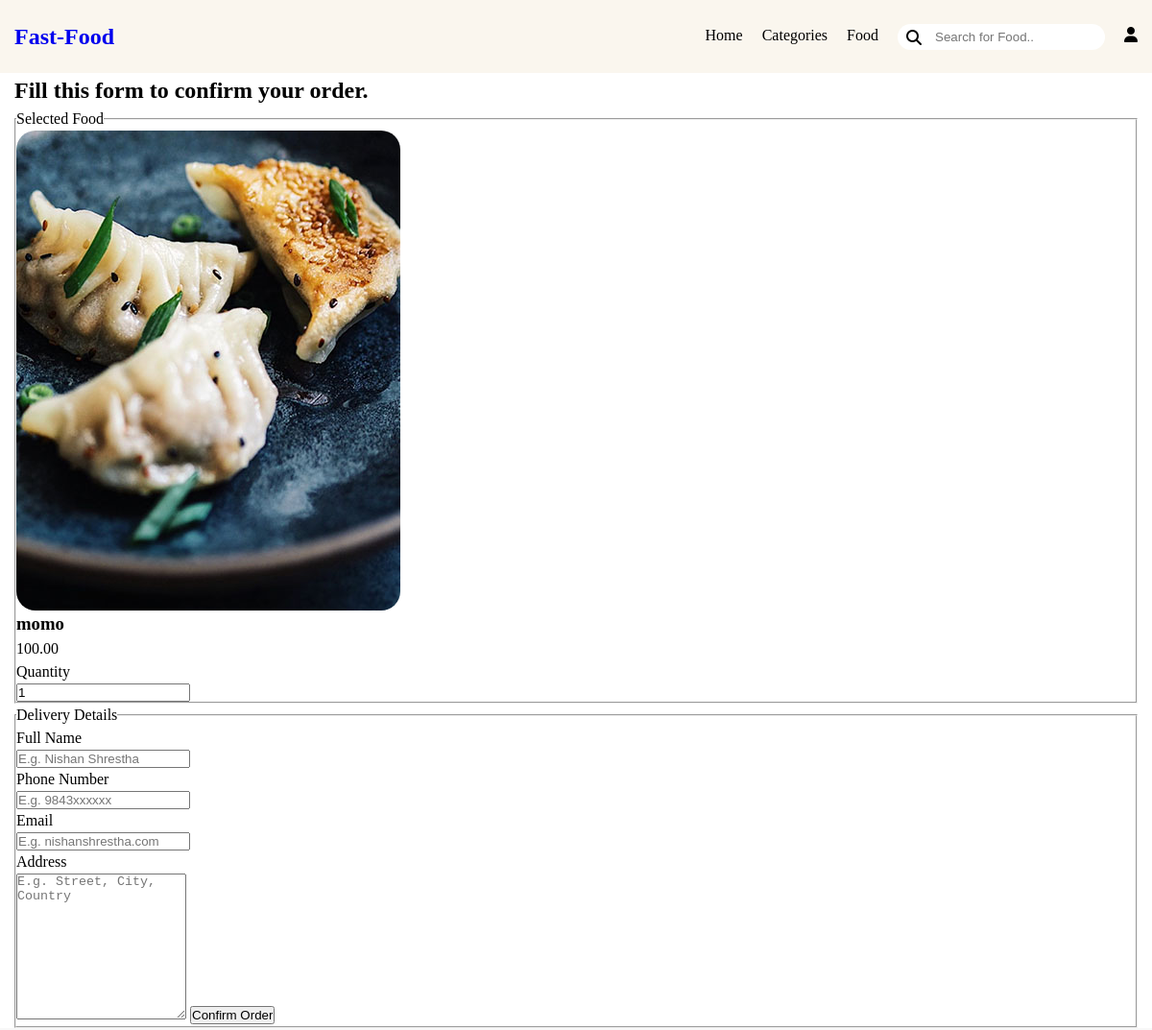
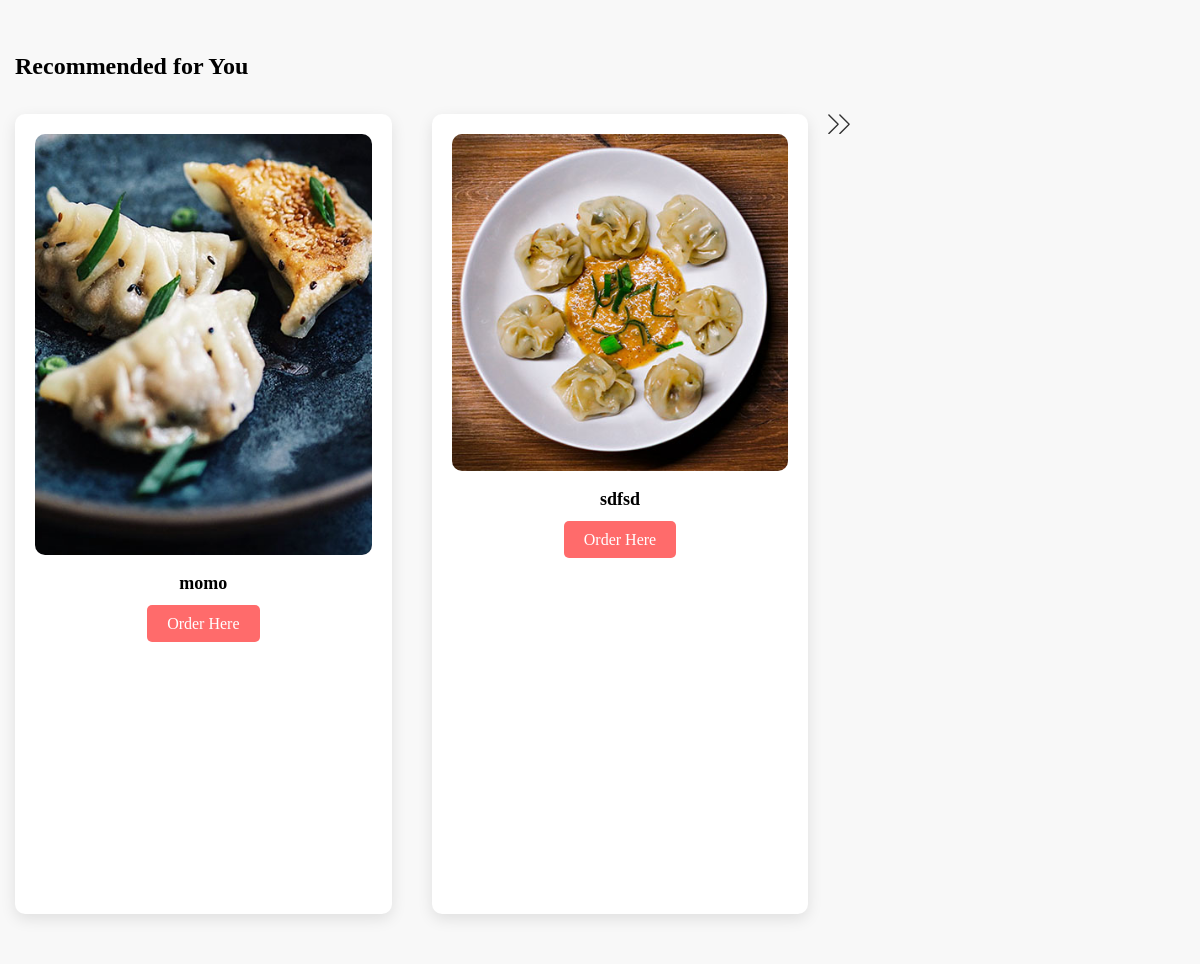
Screenshot of /food-order/order.php?food_id=20 with the database file from the repository (2 pictures, top to bottom).
### tables this page shows
CREATE TABLE `tbl_food` (
  `id` int(10) UNSIGNED NOT NULL,
  `title` varchar(100) NOT NULL,
  `description` text NOT NULL,
  `price` decimal(10,2) NOT NULL,
  `image_name` varchar(255) NOT NULL,
  `category_id` int(255) UNSIGNED NOT NULL,
  `featured` varchar(10) NOT NULL,
  `active` varchar(10) NOT NULL
);

### food-order/order.php (the view, shortened to what this page needs)
<?php
include('config/constants.php');
?>
<?php include('partials-front/menu.php')?>
<?php
if(isset($_GET['food_id'])){
    $food_id = $_GET['food_id'];
    $sql = "SELECT * FROM tbl_food WHERE id = '$food_id'";
    $res = mysqli_query($conn, $sql);
    $count = mysqli_num_rows($res);
    if($count == 1) {
        $row = mysqli_fetch_assoc($res);
        $title = $row['title'];
        $price = $row['price'];
        $image_name = $row['image_name'];
    } else {
        header('location:'.SITEURL.'index.php');
    }
    $sql_check_view = "SELECT * FROM tbl_views WHERE food_id = '$food_id'";
    $res_check_view = mysqli_query($conn, $sql_check_view);
    if(mysqli_num_rows($res_check_view) > 0){
        $sql_update_views = "UPDATE tbl_views SET view_count = view_count + 1 WHERE food_id = '$food_id'";
        mysqli_query($conn, $sql_update_views);
    }
    else{
        $user_id = 1;
        $sql_insert_view = "INSERT INTO tbl_views ( food_id, view_count) VALUES ( '$food_id', 1)";
        mysqli_query($conn, $sql_insert_view);
    }
}
else{
    header('location:'.SITEURL.'home.php');
}
?>
<section class="food-search">
    <div class="container">
        <h2 class="text-center text-white">Fill this form to confirm your order.</h2>
        <form action="" method="POST" class="order">
            <fieldset>
                <legend>Selected Food</legend>
                <div class="food-menu-img">
                    <?php
                    if(empty($image_name)) {
                        echo "<div class='error'>Image not available</div>";
                    } else {
                        ?>
                        <img src="<?php echo SITEURL; ?>images/food/<?php echo $image_name; ?>" alt="Food Image" class="img-responsive img-curve">
                        <?php
                    }
                    ?>
                </div>
                <div class="food-menu-desc">
                    <h3><?php echo isset($title) ? $title : ''; ?></h3>
                    <p class="food-price"><?php echo isset($price) ? $price : ''; ?></p>
                    <div class="order-label">Quantity</div>
                    <input type="number" name="qty" class="input-responsive" value="1" required>
                </div>
            </fieldset>
            <fieldset>
                <legend>Delivery Details</legend>
                <div class="order-label">Full Name</div>
                <input type="text" name="full-name" placeholder="E.g. Nishan Shrestha" class="input-responsive" required>
                <div class="order-label">Phone Number</div>
                <input type="tel" name="contact" placeholder="E.g. 9843xxxxxx" class="input-responsive" required>
                <div class="order-label">Email</div>
                <input type="email" name="email" placeholder="E.g. nishanshrestha.com" class="input-responsive" required>
                <div class="order-label">Address</div>
                <textarea name="address" rows="10" placeholder="E.g. Street, City, Country" class="input-responsive" required></textarea>
                <input type="submit" name="submit" value="Confirm Order" class="btn btn-primary">
            </fieldset>
        </form>
    </div>
</section>
<section class="food-recommend">
    <div class="container">
        <h2 class="text-center text-white">Recommended for You</h2>
        <div class="swiper-container">
            <div class="swiper-wrapper">
                <?php
                $sql_recommend = "SELECT f.* FROM tbl_food f
                                  JOIN tbl_views v ON f.id = v.food_id
                                   AND v.view_count >= 3
                                  ORDER BY v.view_count DESC LIMIT 5";
                $res_recommend = mysqli_query($conn, $sql_recommend);
                if(mysqli_num_rows($res_recommend) > 0){
                    while($row_recommend = mysqli_fetch_assoc($res_recommend)){
                        $rec_id = $row_recommend['id'];
                        $rec_title = $row_recommend['title'];
                        $rec_image = $row_recommend['image_name'];
                        ?>
                        <div class="swiper-slide recommend-item">
                            <?php
                            if ($rec_image == ""){
                                echo "<div style='color:red'>Image not available.</div>";
                            } else {
                                ?>
                                <img src="<?php echo SITEURL; ?>images/food/<?php echo $rec_image; ?>" alt="Recommended Food">
                                <?php
                            }
                            ?>
                            <h3><?php echo $rec_title; ?></h3>
                            <a href="<?php echo SITEURL; ?>order.php?food_id=<?php echo $rec_id; ?>" class="btn">Order Here</a>
                        </div>
                        <?php
                    }
                } else {
                    echo "<p>No recommendations available at the moment.</p>";
                }
                ?>
            </div>
            <div class="swiper-button-next"></div>
            <div class="swiper-button-prev"></div>
        </div>
    </div>
</section>

### food-order/css/styles.css (style rules this page uses)
* { margin: 0; padding: 0; box-sizing: border-box; }
body { min-width: 320px; font-size: 1rem; font-weight: normal; line-height: 1.5; overflow-x: hidden; }
a { text-decoration: none; }
.container { margin:0 auto; max-width: 1200px; padding: 16px; }
.img-curve { border-radius: 20px; }

### food-order/order.php (style rules this page uses)
.container { max-width: 1200px; margin: 0 auto; padding: 0 15px; }
.food-recommend { background-color: #f8f8f8; padding: 50px 0; }
.food-recommend h2 { color: black; margin-bottom: 30px; }
.swiper-container { width: 100%; height: 100%; display: flex; }
.swiper-wrapper { display: flex; flex-wrap: wrap; gap: 20px; justify-content: center; }
.recommend-item { background-color: white; padding: 20px; text-align: center; box-shadow: 0 5px 15px rgba(0, 0, 0, 0.1); border-radius: 10px; width: 300px; }
.recommend-item img { max-width: 100%; border-radius: 10px; }
.recommend-item h3 { margin: 15px 0; font-size: 18px; }
.recommend-item a.btn { background-color: #ff6b6b; color: white; padding: 10px 20px; border-radius: 5px; text-decoration: none; font-size: 16px; }
.swiper-button-next, .swiper-button-prev { color: #333; }

### rows the page displays
tbl_food: image_name (picture), title "momo", price "100.00"
tbl_food: image_name (picture), title "sdfsd"
